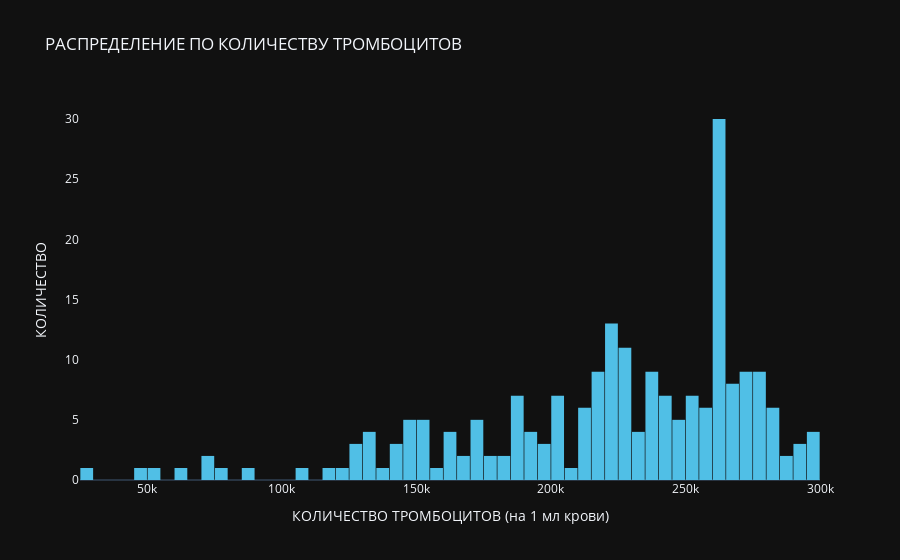

The notebook cell this image was saved under:
### Code cell
fig = go.Figure()
fig.add_trace(go.Histogram(
    x = heart_data['platelets'],
    xbins=dict(
        start=25000,
        end=300000,
        size=5000
    ),
    marker_color='#50BFE6',
    opacity=1
))

fig.update_layout(
    title_text='РАСПРЕДЕЛЕНИЕ ПО КОЛИЧЕСТВУ ТРОМБОЦИТОВ',
    xaxis_title_text='КОЛИЧЕСТВО ТРОМБОЦИТОВ (на 1 мл крови)',
    yaxis_title_text='КОЛИЧЕСТВО',
    bargap=0.05,
    xaxis = {'showgrid': False},
    yaxis = {'showgrid': False},
    template = 'plotly_dark'
)

fig.show()

### Figure 1 — Plotly figure (JSON) as saved in the notebook; plotly's stock layout.template omitted (floating-point values rounded to 4 significant figures; data arrays with more than 128 entries replaced by an {"elided": "..."} marker saying what was removed)
{"data": [{"marker": {"color": "#50BFE6"}, "opacity": 1, "type": "histogram", "x": {"elided": "299 float values"}, "xbins": {"end": 300000, "size": 5000, "start": 25000}}], "layout": {"bargap": 0.05, "title": {"text": "РАСПРЕДЕЛЕНИЕ ПО КОЛИЧЕСТВУ ТРОМБОЦИТОВ"}, "xaxis": {"showgrid": false, "title": {"text": "КОЛИЧЕСТВО ТРОМБОЦИТОВ (на 1 мл крови)"}}, "yaxis": {"showgrid": false, "title": {"text": "КОЛИЧЕСТВО"}}}}
